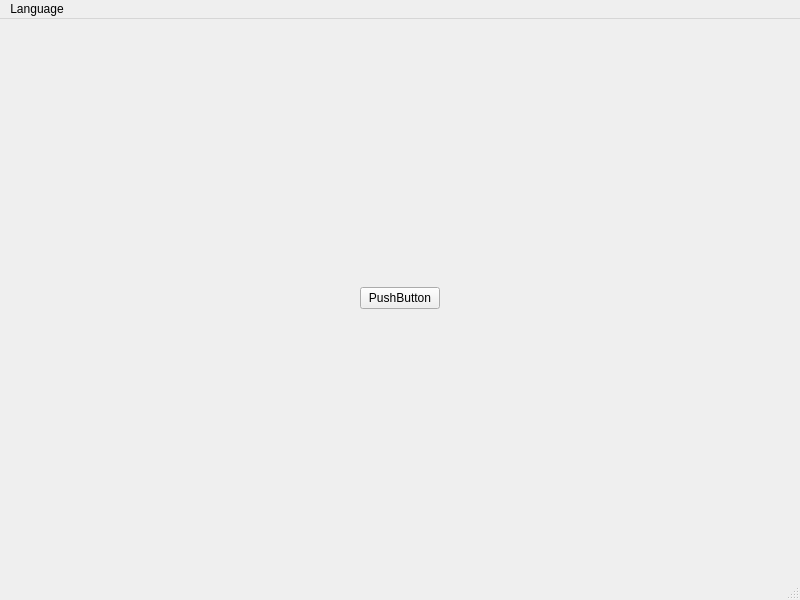
<?xml version="1.0" encoding="UTF-8"?>
<ui version="4.0">
 <class>MainWindow</class>
 <widget class="QMainWindow" name="MainWindow">
  <property name="geometry">
   <rect>
    <x>0</x>
    <y>0</y>
    <width>800</width>
    <height>600</height>
   </rect>
  </property>
  <property name="windowTitle">
   <string>MainWindow</string>
  </property>
  <widget class="QWidget" name="centralwidget">
   <layout class="QGridLayout" name="gridLayout">
    <item row="0" column="0">
     <widget class="QPushButton" name="pushButton">
      <property name="sizePolicy">
       <sizepolicy hsizetype="Fixed" vsizetype="Fixed">
        <horstretch>0</horstretch>
        <verstretch>0</verstretch>
       </sizepolicy>
      </property>
      <property name="text">
       <string>PushButton</string>
      </property>
     </widget>
    </item>
   </layout>
  </widget>
  <widget class="QMenuBar" name="menubar">
   <property name="geometry">
    <rect>
     <x>0</x>
     <y>0</y>
     <width>800</width>
     <height>17</height>
    </rect>
   </property>
   <widget class="QMenu" name="menuLanguage">
    <property name="title">
     <string>Language</string>
    </property>
    <addaction name="actionEnglish"/>
    <addaction name="actionChinese"/>
   </widget>
   <addaction name="menuLanguage"/>
  </widget>
  <widget class="QStatusBar" name="statusbar"/>
  <action name="actionEnglish">
   <property name="text">
    <string>English</string>
   </property>
  </action>
  <action name="actionChinese">
   <property name="text">
    <string>简体中文</string>
   </property>
  </action>
 </widget>
 <resources/>
 <connections/>
</ui>
